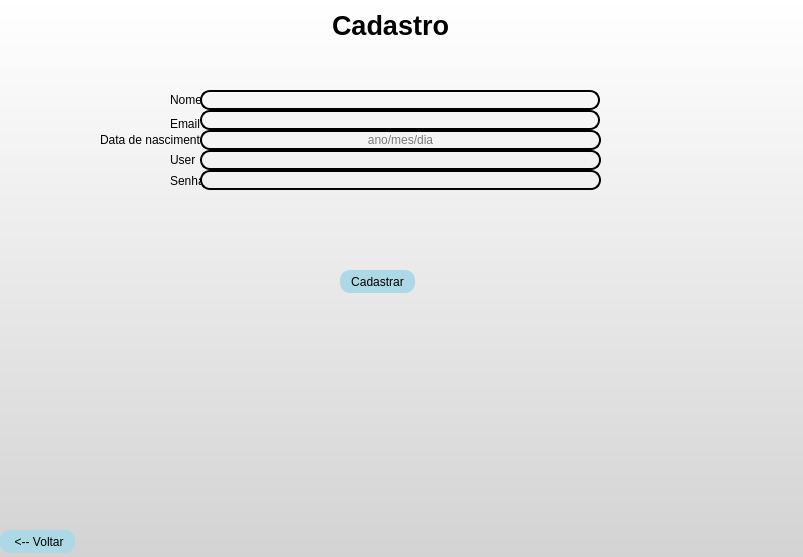
<?xml version="1.0" encoding="UTF-8"?>
<ui version="4.0">
 <class>MainWindow</class>
 <widget class="QMainWindow" name="MainWindow">
  <property name="geometry">
   <rect>
    <x>0</x>
    <y>0</y>
    <width>803</width>
    <height>557</height>
   </rect>
  </property>
  <property name="minimumSize">
   <size>
    <width>803</width>
    <height>557</height>
   </size>
  </property>
  <property name="maximumSize">
   <size>
    <width>803</width>
    <height>557</height>
   </size>
  </property>
  <property name="windowTitle">
   <string>MainWindow</string>
  </property>
  <property name="styleSheet">
   <string notr="true">background: qlineargradient(x1: 0, y1: 0, x2: 0, y2: 1, stop: 0 white, stop: 1 #D3D3D3);
</string>
  </property>
  <widget class="QWidget" name="centralwidget">
   <widget class="QLabel" name="label">
    <property name="geometry">
     <rect>
      <x>290</x>
      <y>10</y>
      <width>201</width>
      <height>31</height>
     </rect>
    </property>
    <property name="font">
     <font>
      <family>Arial</family>
      <pointsize>20</pointsize>
      <weight>75</weight>
      <bold>true</bold>
     </font>
    </property>
    <property name="styleSheet">
     <string notr="true">color: black;
background-color: transparent;
border: none;
</string>
    </property>
    <property name="text">
     <string>Cadastro</string>
    </property>
    <property name="alignment">
     <set>Qt::AlignCenter</set>
    </property>
   </widget>
   <widget class="QPushButton" name="Botao_voltar">
    <property name="geometry">
     <rect>
      <x>0</x>
      <y>530</y>
      <width>75</width>
      <height>23</height>
     </rect>
    </property>
    <property name="styleSheet">
     <string notr="true">QPushButton {
    background-color:  #add8e6;
    border-radius: 10px;
}

QPushButton:hover {
    background-color:#AABAF2 ;
}
</string>
    </property>
    <property name="text">
     <string> &lt;-- Voltar</string>
    </property>
   </widget>
   <widget class="QPushButton" name="Botao_cadastrar">
    <property name="geometry">
     <rect>
      <x>340</x>
      <y>270</y>
      <width>75</width>
      <height>23</height>
     </rect>
    </property>
    <property name="styleSheet">
     <string notr="true">QPushButton {
    background-color:  #add8e6;
    border-radius: 10px;
}

QPushButton:hover {
    background-color:#AABAF2 ;
}
</string>
    </property>
    <property name="text">
     <string>Cadastrar</string>
    </property>
   </widget>
   <widget class="QLineEdit" name="lineEdit_3">
    <property name="geometry">
     <rect>
      <x>200</x>
      <y>90</y>
      <width>400</width>
      <height>20</height>
     </rect>
    </property>
    <property name="styleSheet">
     <string notr="true">border-radius: 10px;
background-color: transparent;
border: 2px solid black;

</string>
    </property>
   </widget>
   <widget class="QLabel" name="label_2">
    <property name="geometry">
     <rect>
      <x>170</x>
      <y>90</y>
      <width>31</width>
      <height>20</height>
     </rect>
    </property>
    <property name="styleSheet">
     <string notr="true">color: black;
background-color: transparent;
border: none;
</string>
    </property>
    <property name="text">
     <string>Nome</string>
    </property>
   </widget>
   <widget class="QLineEdit" name="lineEdit_4">
    <property name="geometry">
     <rect>
      <x>200</x>
      <y>110</y>
      <width>400</width>
      <height>20</height>
     </rect>
    </property>
    <property name="styleSheet">
     <string notr="true">border-radius: 10px;
background-color: transparent;
border: 2px solid black;

</string>
    </property>
   </widget>
   <widget class="QLabel" name="label_6">
    <property name="geometry">
     <rect>
      <x>170</x>
      <y>110</y>
      <width>31</width>
      <height>27</height>
     </rect>
    </property>
    <property name="styleSheet">
     <string notr="true">color: black;
background-color: transparent;
border: none;
</string>
    </property>
    <property name="text">
     <string>Email</string>
    </property>
   </widget>
   <widget class="QLineEdit" name="lineEdit">
    <property name="geometry">
     <rect>
      <x>200</x>
      <y>130</y>
      <width>401</width>
      <height>20</height>
     </rect>
    </property>
    <property name="styleSheet">
     <string notr="true">border-radius: 10px;
background-color: transparent;
border: 2px solid black;

</string>
    </property>
    <property name="alignment">
     <set>Qt::AlignCenter</set>
    </property>
    <property name="placeholderText">
     <string>ano/mes/dia</string>
    </property>
   </widget>
   <widget class="QLabel" name="label_4">
    <property name="geometry">
     <rect>
      <x>100</x>
      <y>130</y>
      <width>101</width>
      <height>20</height>
     </rect>
    </property>
    <property name="styleSheet">
     <string notr="true">color: black;
background-color: transparent;
border: none;
</string>
    </property>
    <property name="text">
     <string>Data de nascimento</string>
    </property>
   </widget>
   <widget class="QLineEdit" name="lineEdit_2">
    <property name="geometry">
     <rect>
      <x>200</x>
      <y>150</y>
      <width>401</width>
      <height>20</height>
     </rect>
    </property>
    <property name="styleSheet">
     <string notr="true">border-radius: 10px;
background-color: transparent;
border: 2px solid black;

</string>
    </property>
   </widget>
   <widget class="QLabel" name="label_3">
    <property name="geometry">
     <rect>
      <x>170</x>
      <y>150</y>
      <width>31</width>
      <height>20</height>
     </rect>
    </property>
    <property name="styleSheet">
     <string notr="true">color: black;
background-color: transparent;
border: none;
</string>
    </property>
    <property name="text">
     <string>User</string>
    </property>
   </widget>
   <widget class="QLabel" name="label_5">
    <property name="geometry">
     <rect>
      <x>170</x>
      <y>170</y>
      <width>31</width>
      <height>21</height>
     </rect>
    </property>
    <property name="styleSheet">
     <string notr="true">color: black;
background-color: transparent;
border: none;
</string>
    </property>
    <property name="text">
     <string>Senha</string>
    </property>
   </widget>
   <widget class="QLineEdit" name="lineEdit_5">
    <property name="geometry">
     <rect>
      <x>200</x>
      <y>170</y>
      <width>401</width>
      <height>20</height>
     </rect>
    </property>
    <property name="styleSheet">
     <string notr="true">border-radius: 10px;
background-color: transparent;
border: 2px solid black;

</string>
    </property>
    <property name="echoMode">
     <enum>QLineEdit::Password</enum>
    </property>
   </widget>
  </widget>
 </widget>
 <resources/>
 <connections/>
</ui>
